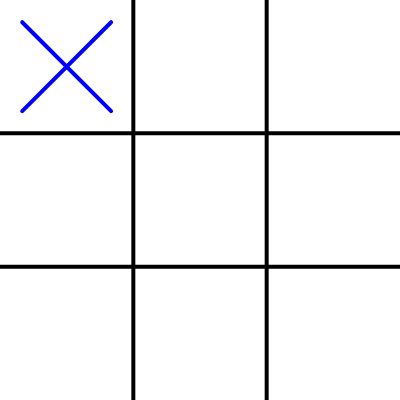
Frame 1 (no input)
Frame 60 (no input): identical to frame 1, image omitted
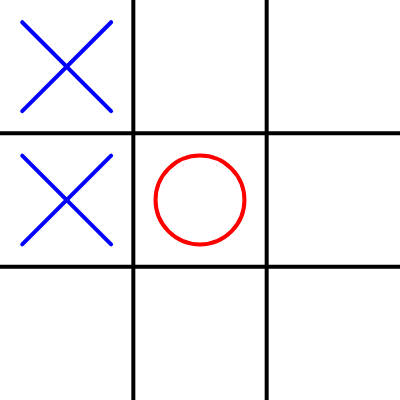
Frame 120 (the mouse pressed at the canvas centre since frame 60)

The p5.js sketch that drew these frames (run headless with seeded random() and noise() and a simulated clock; from frame 60 on, the mouse is pressed at the canvas centre):

// p5.js sketch
// ── sketch.js
// tictactoe with minimax
// Marlon Zurita, 2023
// based on the script provided by The Coding Train

let tablero = [
  ['', '', ''],
  ['', '', ''],
  ['', '', '']
];

let w; 
let h; 

let ai = 'X';
let persona = 'O';
let jugadorActual = persona;

function setup() {
  createCanvas(400, 400);
  w = width / 3;
  h = height / 3;
  mejorMovim();
}

function igualdad3(a, b, c) {
  return a == b && b == c && a != '';
}

function determinarGanador() {
  let ganador = null;

  // filas
  for (let i = 0; i < 3; i++) {
    if (igualdad3(tablero[i][0], tablero[i][1], tablero[i][2])) {
      ganador = tablero[i][0];
    }
  }

  // vertical
  for (let i = 0; i < 3; i++) {
    if (igualdad3(tablero[0][i], tablero[1][i], tablero[2][i])) {
      ganador = tablero[0][i];
    }
  }

  // diagonales
  if (igualdad3(tablero[0][0], tablero[1][1], tablero[2][2])) {
    ganador = tablero[0][0];
  }
  if (igualdad3(tablero[2][0], tablero[1][1], tablero[0][2])) {
    ganador = tablero[2][0];
  }

  let espaciosVacios = 0;
  for (let i = 0; i < 3; i++) {
    for (let j = 0; j < 3; j++) {
      if (tablero[i][j] == '') {
        espaciosVacios++;
      }
    }
  }

  if (ganador == null && espaciosVacios == 0) {
    return 'empate';
  } else {
    return ganador;
  }
}

function mousePressed() {
  if (jugadorActual == persona) {
    // turno de persona
    let i = floor(mouseX / w);
    let j = floor(mouseY / h);
    // turno es valido
    if (tablero[i][j] == '') {
      tablero[i][j] = persona;
      jugadorActual = ai;
      mejorMovim();
    }
  }
}

function mejorMovim() {
  // turno de ai
  let mejorPunt = -Infinity;
  let movim;
  for (let i = 0; i < 3; i++) {
    for (let j = 0; j < 3; j++) {
      // espacio disponible?
      if (tablero[i][j] == '') {
        tablero[i][j] = ai;
        let punt = minimax(tablero, 0, false);
        tablero[i][j] = '';
        if (punt > mejorPunt) {
          mejorPunt = punt;
          movim = { i, j };
        }
      }
    }
  }
  tablero[movim.i][movim.j] = ai;
  jugadorActual = persona;
}

let puntajes = {
  X: 10,
  O: -10,
  empate: 0
};

function minimax(tablero, prof, boolMax) {
  let result = determinarGanador();
  if (result !== null) {
    return puntajes[result];
  }

  if (boolMax) {
    let mejorPunt = -Infinity;
    for (let i = 0; i < 3; i++) {
      for (let j = 0; j < 3; j++) {
        // espacio disponible?
        if (tablero[i][j] == '') {
          tablero[i][j] = ai;
          let punt = minimax(tablero, prof + 1, false);
          tablero[i][j] = '';
          mejorPunt = max(punt, mejorPunt);
        }
      }
    }
    return mejorPunt;
  } else {
    let mejorPunt = Infinity;
    for (let i = 0; i < 3; i++) {
      for (let j = 0; j < 3; j++) {
        // espacio disponible?
        if (tablero[i][j] == '') {
          tablero[i][j] = persona;
          let punt = minimax(tablero, prof + 1, true);
          tablero[i][j] = '';
          mejorPunt = min(punt, mejorPunt);
        }
      }
    }
    return mejorPunt;
  }
}


function draw() {
  background(255);
  strokeWeight(4);
  
  stroke(0);
  line(w, 0, w, height);
  line(w * 2, 0, w * 2, height);
  line(0, h, width, h);
  line(0, h * 2, width, h * 2);

  for (let j = 0; j < 3; j++) {
    for (let i = 0; i < 3; i++) {
      let x = w * i + w / 2;
      let y = h * j + h / 2;
      let espacio = tablero[i][j];
      textSize(32);
      let r = w / 3;
      if (espacio == persona) {
        noFill();
        stroke(255, 0, 0);
        ellipse(x, y, r * 2);
      } else if (espacio == ai) {
        noFill();
        stroke(0, 0, 255);
        line(x - r, y - r, x + r, y + r);
        line(x + r, y - r, x - r, y + r);
      }
    }
  }

  let result = determinarGanador();
  if (result != null) {
    noLoop();
    let resultP = createP('');
    resultP.style('font-size', '32pt');
    if (result == 'empate') {
      resultP.html('Empate!');
    } else {
      resultP.html(`ganador: ${result}`);
    }
  }
}
